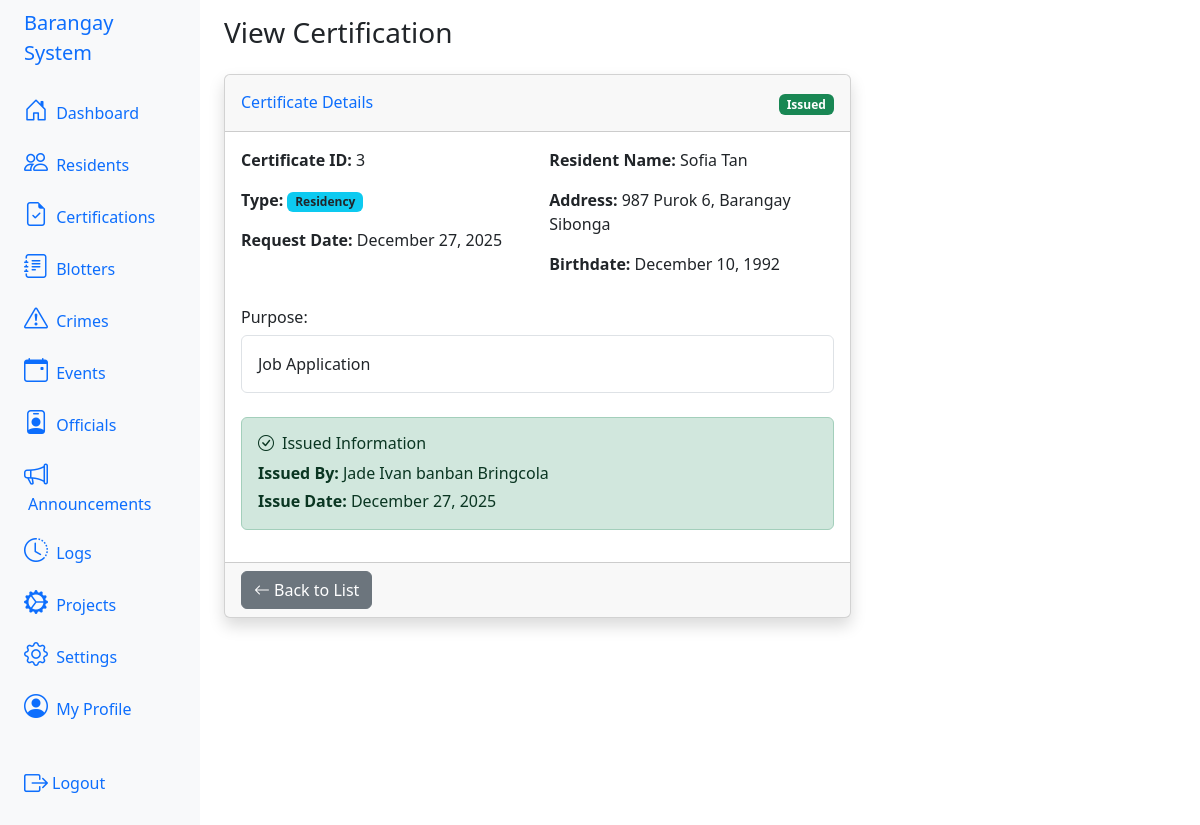
Page /index.php?action=certifications&sub=view&id=3 (signed in) on the committed database.
### tables this page shows
CREATE TABLE IF NOT EXISTS `tbl_certifications` (
  `id` int NOT NULL AUTO_INCREMENT,
  `resident_id` int NOT NULL,
  `type` enum('clearance','indigency','residency','other') NOT NULL,
  `purpose` text,
  `issue_date` date NOT NULL,
  `status` enum('pending','issued','rejected') DEFAULT 'pending',
  `issued_by` int DEFAULT NULL,
  `created_at` timestamp NULL DEFAULT CURRENT_TIMESTAMP,
  PRIMARY KEY (`id`),
  KEY `resident_id` (`resident_id`),
  KEY `issued_by` (`issued_by`),
  CONSTRAINT `tbl_certifications_ibfk_1` FOREIGN KEY (`resident_id`) REFERENCES `tbl_residents` (`id`) ON DELETE CASCADE,
  CONSTRAINT `tbl_certifications_ibfk_2` FOREIGN KEY (`issued_by`) REFERENCES `tbl_users` (`id`) ON DELETE SET NULL
);

CREATE TABLE IF NOT EXISTS `tbl_residents` (
  `id` int NOT NULL AUTO_INCREMENT,
  `user_id` int DEFAULT NULL,
  `full_name` varchar(255) NOT NULL,
  `address` text NOT NULL,
  `birthdate` date NOT NULL,
  `gender` enum('male','female','other') NOT NULL,
  `contact_number` varchar(50) DEFAULT NULL,
  `occupation` varchar(255) DEFAULT NULL,
  `civil_status` enum('single','married','widowed','divorced') NOT NULL,
  `created_at` timestamp NULL DEFAULT CURRENT_TIMESTAMP,
  `updated_at` timestamp NULL DEFAULT CURRENT_TIMESTAMP ON UPDATE CURRENT_TIMESTAMP,
  PRIMARY KEY (`id`),
  KEY `user_id` (`user_id`),
  CONSTRAINT `tbl_residents_ibfk_1` FOREIGN KEY (`user_id`) REFERENCES `tbl_users` (`id`) ON DELETE SET NULL
);

CREATE TABLE IF NOT EXISTS `tbl_users` (
  `id` int NOT NULL AUTO_INCREMENT,
  `full_name` varchar(255) NOT NULL,
  `email` varchar(255) NOT NULL,
  `password` varchar(255) NOT NULL,
  `role` enum('resident','staff','admin') NOT NULL,
  `created_at` timestamp NULL DEFAULT CURRENT_TIMESTAMP,
  PRIMARY KEY (`id`),
  UNIQUE KEY `email` (`email`)
);

### app/views/certifications/view.php (the view, shortened to what this page needs)
<div class="container-fluid">
    <h1 class="h3 mb-4 text-gray-800"><?php echo $title ?? 'View Certification'; ?></h1>
    <div class="row">
        <div class="col-md-8">
            <div class="card shadow">
                <div class="card-header py-3 d-flex justify-content-between align-items-center">
                    <h6 class="m-0 font-weight-bold text-primary">Certificate Details</h6>
                    <div>
                        <span class="badge bg-<?php
                            $statusClass = [
                                'pending' => 'warning',
                                'issued' => 'success',
                                'rejected' => 'danger'
                            ][$certification['status']] ?? 'secondary';
                            echo $statusClass;
                        ?>">
                            <?php echo ucfirst($certification['status']); ?>
                        </span>
                    </div>
                </div>
                <div class="card-body">
                    <div class="row mb-3">
                        <div class="col-md-6">
                            <p><strong>Certificate ID:</strong> <?php echo htmlspecialchars($certification['id']); ?></p>
                            <p><strong>Type:</strong>
                                <span class="badge bg-info text-dark">
                                    <?php echo ucfirst(htmlspecialchars($certification['type'])); ?>
                                </span>
                            </p>
                            <p><strong>Request Date:</strong> <?php echo date('F d, Y', strtotime($certification['issue_date'])); ?></p>
                        </div>
                        <div class="col-md-6">
                            <p><strong>Resident Name:</strong> <?php echo htmlspecialchars($certification['resident_name']); ?></p>
                            <p><strong>Address:</strong> <?php echo htmlspecialchars($certification['address']); ?></p>
                            <p><strong>Birthdate:</strong> <?php echo date('F d, Y', strtotime($certification['birthdate'])); ?></p>
                        </div>
                    </div>
                    <div class="mb-4">
                        <h6 class="font-weight-bold">Purpose:</h6>
                        <p class="border p-3 rounded"><?php echo nl2br(htmlspecialchars($certification['purpose'])); ?></p>
                    </div>
                    <?php if ($certification['status'] === 'issued'): ?>
                        <div class="alert alert-success">
                            <h6><i class="bi bi-check-circle me-2"></i>Issued Information</h6>
                            <p class="mb-1"><strong>Issued By:</strong> <?php echo htmlspecialchars($certification['issued_by_name'] ?? 'N/A'); ?></p>
                            <p class="mb-0"><strong>Issue Date:</strong> <?php echo date('F d, Y', strtotime($certification['issue_date'])); ?></p>
                        </div>
                    <?php endif; ?>
                </div>
                <div class="card-footer">
                    <a href="index.php?action=certifications" class="btn btn-secondary">
                        <i class="bi bi-arrow-left me-1"></i>Back to List
                    </a>
                </div>
            </div>
        </div>
    </div>
</div>

### rows in the picture
tbl_certifications: status "Issued", id "3", type "Residency", issue_date "December 27, 2025", resident.full_name "Sofia Tan", resident.address "987 Purok 6, Barangay Sibonga", resident.birthdate "December 10, 1992", purpose "Job Application", issued_by.full_name "Jade Ivan banban Bringcola"

### other values in the picture
$title "View Certification"
